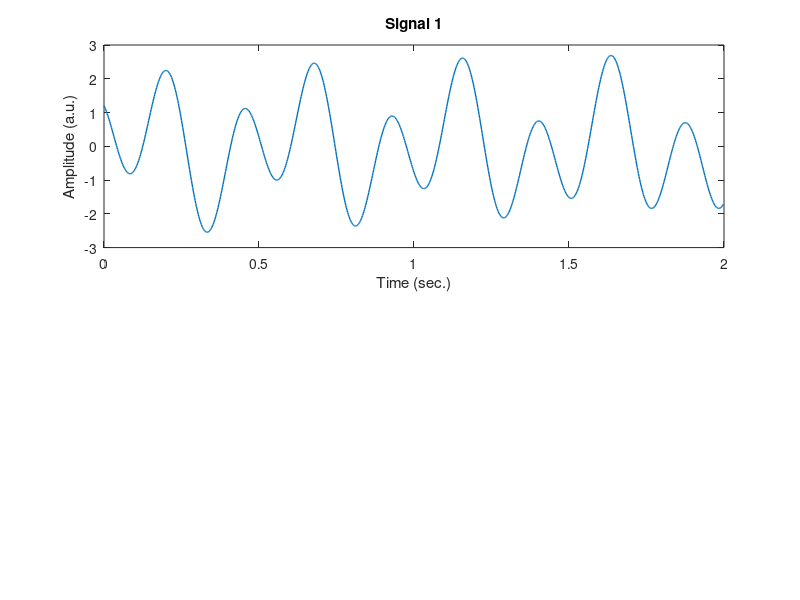

This figure's MATLAB source: (Note: this script raises an error after producing the figure.)
%% Exercises from section 2

clear, clc

%% Exercise 2

% Write code to generate and plot two-second signals that comprise a sum of the following sine wave
% parameters. Test various sampling rates, ranging from 1 Hz to 1000 Hz, to determine what—if
% any—effect that has on the plots.

% time and srate
srate = 500;
time  = 0:1/srate:2-1/srate;

% define parameters
freqs_1 = [2, 4.2];
phase_1 = [0, pi*0.75];
ampls_1 = [1, 1.7];

freqs_2 = [200, 402, 3.2];
phase_2 = [pi,  0,   1];
ampls_2 = [100, 10, 50];

% define the sinewaves
wave_1 = zeros(size(time));
for i = 1:length(freqs_1)
    wave = ampls_1(i) * sin( 2*pi*freqs_1(i)*time + phase_1(i));
    wave_1 = wave_1 + wave;
end

wave_2 = zeros(size(time));
for i = 1:length(freqs_2)
    wave = ampls_2(i) * sin( 2*pi*freqs_2(i)*time + phase_2(i));
    wave_2 = wave_2 + wave;
end

% plot to check
figure(1), clf
subplot(211)
plot(time,wave_1,'linew',1)
xlabel('Time (sec.)'), ylabel('Amplitude (a.u.)')
title('Signal 1')
subtitle('sampling rate: 500Hz')

subplot(212)
plot(time,wave_2,'linew',1)
xlabel('Time (sec.)'), ylabel('Amplitude (a.u.)')
title('Signal 2')
subtitle('sampling rate: 500Hz')

% now try to vary the sampling rate 

srate2 = 1:200:1001;

for j = 1:length(srate2)
    time2  = 0:1/srate2(j):2-1/srate2(j);
    wave_3 = zeros(length(srate2),length(time2));
    for i = 1:length(freqs_1)
        wave = ampls_1(i) * sin( 2*pi*freqs_1(i)*time2 + phase_1(i));
        wave_3 = wave_3 + wave;
    end
    figure(2)
    subplot(2,3,j)
    plot(time2,wave_3,'linew',1)
    xlabel('Time (sec.)'), ylabel('Amplitude (a.u.)')
    title('Signal 1')
    subtitle(['sampling rate: ' num2str(srate2(j)) 'Hz'])
end

for j = 1:length(srate2)
    time2  = 0:1/srate2(j):2-1/srate2(j);
    wave_4 = zeros(length(srate2),length(time2));
    for i = 1:length(freqs_2)
        wave = ampls_2(i) * sin( 2*pi*freqs_2(i)*time2 + phase_2(i));
        wave_4 = wave_4 + wave;
    end
    figure(3)
    subplot(2,3,j)
    plot(time2,wave_4,'linew',1)
    xlabel('Time (sec.)'), ylabel('Amplitude (a.u.)')
    title('Signal 1')
    subtitle(['sampling rate: ' num2str(srate2(j)) 'Hz'])
end

%% Exercise 3

% In theory, sine waves have an equal amount of area above and below the Y=0 axis, meaning the
% average of a sine wave over all time points should be 0. Using a sampling rate of 1 kHz, generate
% a 2-second sine wave at 6 Hz and average over all values. It won’t be exactly zero because of
% computer rounding errors, but anything less than 1e-10 you can consider to be zero. 
% Now repeat with a sine wave of 6.1 Hz. Is the answer still zero? Try again with 6.5 Hz. To
% understand why this happens, plot the sine waves.

clear, clc

% time and srate
srate = 1000;
time  = 0:1/srate:2-1/srate;

% parameters
freq = [6, 6.1, 6.5];
amp  = 1;
phs  = 0;

% wave
wave_1 = amp * sin(2*pi*freq(1)*time + phs);
wave_2 = amp * sin(2*pi*freq(2)*time + phs);
wave_3 = amp * sin(2*pi*freq(3)*time + phs);

% take the average of al the value
average1 = mean(wave_1);
average2 = mean(wave_2);
average3 = mean(wave_3);

disp('Signal average:')
disp(average1)
disp('Signal average:')
disp(average2)
disp('Signal average:')
disp(average3)

% plot for clarity
figure(5), clf
plot(time,wave_1,'linew',1.5)
hold on
plot(time,wave_2,'linew',1.5)
plot(time,wave_3,'linew',1.5)
xlabel('Time (sec.)'), ylabel('Amplitude (a.u.)')
title('Signal')
subtitle('sampling rate: 1000Hz')
legend('6 Hz','6.1 Hz','6.5 Hz')

%% Exercise 4

% Adapt the previous exercise to create and average sine waves in a loop with frequencies varying
% from 1 to 50 Hz in 90 linearly spaced steps. Then make a plot of frequency by average amplitude
% value.

clear, clc

% time and srate
srate = 1000;
time  = 0:1/srate:2-1/srate;

% parameters
freq = 1:(50/91):50;
amp  = 1;
phs  = 0;

% wave
wave    = zeros(size(time));
average = zeros(size(freq));
for i = 1:length(freq)
    wave = amp * sin(2*pi*freq(i)*time + amp);
    average(i) = mean(wave);
end

figure(6)
plot(freq,abs(average),'s--')
set(gca,'ylim',[-.005 .05])
xlabel('Time (sec.)'), ylabel('Amplitude (a.u.)')
title('Frequency by Average')

%% Exercise 6 

% Draw the following complex numbers on a complex plane. Then extract their magnitude (distance
% to origin) and phase. You can use a calculator to do the inverse tangent (or brush up on your
% trig identities!); the important thing is to write down the equation correctly. Remember that you
% want to square the imaginary component, not the imaginary number itself (thus, (2i)^2
% is treated as 2^2 and does not become -4).

clear, clc

% the formulas (given x a complex number):
%   > |x| = m  =  sqrt( real(x)^2 + imag(x)^2 )
%   > theta(x) = atan2( imag(x)   / real(x)   )

a = complex(2,3);
b = complex(0,1);
c = complex(-3,4);
d = complex(-1,-1);

% compute mag and ang
mag_a = sqrt( real(a)^2 + imag(a)^2 );  % also abs()
ang_a = atan2( imag(a),real(a) );     % also angle()

mag_b = sqrt( real(b)^2 + imag(b)^2 );
ang_b = atan2( imag(b),real(b) );

mag_c = sqrt( real(c)^2 + imag(c)^2 );
ang_c = atan2( imag(c),real(c) );

mag_d = sqrt( real(d)^2 + imag(d)^2 );
ang_d = atan2( imag(d),real(d) );

disp([ 'Mag of a is ' num2str(mag_a) ' and Ang of a is ' num2str(ang_a) '.' ])
disp([ 'Mag of b is ' num2str(mag_b) ' and Ang of b is ' num2str(ang_b) '.' ])
disp([ 'Mag of c is ' num2str(mag_c) ' and Ang of c is ' num2str(ang_c) '.' ])
disp([ 'Mag of d is ' num2str(mag_d) ' and Ang of d is ' num2str(ang_d) '.' ])

% plotting 
figure(7), clf
plot(real(a),imag(a),'s','markersize',12,'linew',2)
hold on
plot(real(b),imag(b),'s','markersize',12,'linew',2)
plot(real(c),imag(c),'s','markersize',12,'linew',2)
plot(real(d),imag(d),'s','markersize',12,'linew',2)

set(gca,'xlim',[-5 5],'ylim',[-5 5])
grid on, hold on, axis square
plot(get(gca,'xlim'),[0 0],'k','linew',2)
plot([0 0],get(gca,'ylim'),'k','linew',2)
xlabel('Real axis')
ylabel('Imaginary axis')
title('Various complex numbers on the complex plane')
legend(['a: ' num2str(a)],['b: ' num2str(b)],['c: ' num2str(c)],['d: ' num2str(d)])

%% Exercise 7

% Compute the dot product between the following pairs of vectors. Draw the resulting complex dot
% product in complex plane. Finally, compute the magnitude of the dot product.

clear, clc

a = dot( [1,-3], [1,1i] );
b = dot( [4,1], [-2,-2i] );
c = dot( [7i,1], [2,3] );
d = dot( [4,4], [1i,1i] );

disp([ 'Dot product a equals: ' num2str(a)])
disp([ 'Dot product a equals: ' num2str(b)])
disp([ 'Dot product a equals: ' num2str(c)])
disp([ 'Dot product a equals: ' num2str(d)])

% compute mag and ang
mag_a = sqrt( real(a)^2 + imag(a)^2 );  % also abs()
ang_a = atan2( imag(a),real(a) );     % also angle()

mag_b = sqrt( real(b)^2 + imag(b)^2 );
ang_b = atan2( imag(b),real(b) );

mag_c = sqrt( real(c)^2 + imag(c)^2 );
ang_c = atan2( imag(c),real(c) );

mag_d = sqrt( real(d)^2 + imag(d)^2 );
ang_d = atan2( imag(d),real(d) ); 

disp([ 'Mag of a is ' num2str(mag_a) ' and Ang of a is ' num2str(ang_a) '.' ])
disp([ 'Mag of b is ' num2str(mag_b) ' and Ang of b is ' num2str(ang_b) '.' ])
disp([ 'Mag of c is ' num2str(mag_c) ' and Ang of c is ' num2str(ang_c) '.' ])
disp([ 'Mag of d is ' num2str(mag_d) ' and Ang of d is ' num2str(ang_d) '.' ])

% plotting
figure(8), clf
plot(real(a),imag(a),'s','markersize',12,'linew',2)
hold on
plot(real(b),imag(b),'s','markersize',12,'linew',2)
plot(real(c),imag(c),'s','markersize',12,'linew',2)
plot(real(d),imag(d),'s','markersize',12,'linew',2)

set(gca,'xlim',[-15 15],'ylim',[-15 15])
grid on, hold on, axis square
plot(get(gca,'xlim'),[0 0],'k','linew',2)
plot([0 0],get(gca,'ylim'),'k','linew',2)
xlabel('Real axis')
ylabel('Imaginary axis')
title('Various complex numbers on the complex plane')
legend(['a: ' num2str(a)],['b: ' num2str(b)],['c: ' num2str(c)],['d: ' num2str(d)])



